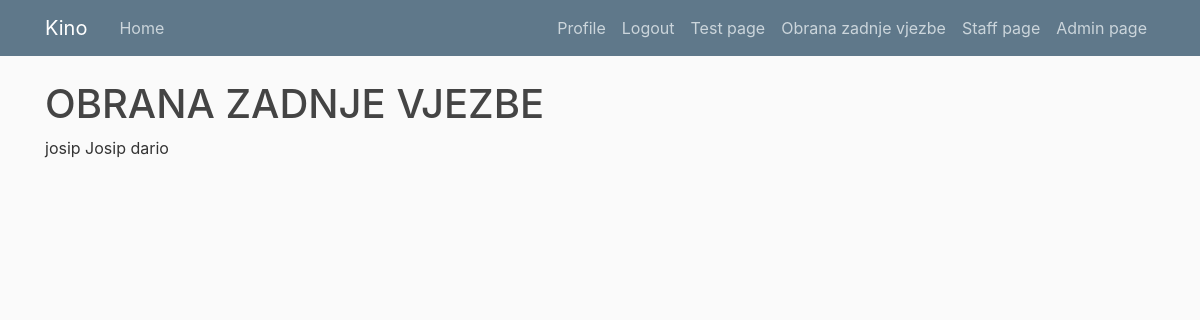
The page /obranaZadnjeVjezbe (signed in) on the database its author committed.
### kino/models.py (models this page shows, shortened)
class Tickets(models.Model):
    user = models.ForeignKey(User, on_delete = models.CASCADE)
    projekcija = models.ForeignKey(Projekcija,on_delete = models.CASCADE)
    seat_number = models.CharField(max_length = 20, default="NONE")
    broj_sjedala = models.CharField(
        max_length=10,
        choices=SEAT_CHOICE,
        default="NONE",
    )

### users/views.py (the view)
# urls.py: path("obranaZadnjeVjezbe", user_views.obrana_zadnje_vjezbe, name = "obranaZadnjeVjezbe")
def obrana_zadnje_vjezbe(request):
    najveci1 = 0
    najveci2 = 0
    najveci3 = 0
    lst_count = []
    lst_users = []
    cnt = 0
    tickets = Tickets.objects.all()
    for ticket in tickets:
        for user in tickets:
            if ticket.user == user.user:
                cnt = cnt + 1
        if(ticket.user.username not in lst_users and cnt not in lst_count):
            lst_users.append(ticket.user.username)
            lst_count.append(cnt)
        cnt = 0
    najveci1 = max(lst_count)
    lst_count.remove(max(lst_count))
    print("najveci1")
    print(najveci1)
    najveci2 = max(lst_count)
    lst_count.remove(max(lst_count))
    print("najveci2")
    print(najveci2)
    najveci3 = max(lst_count)
    lst_count.remove(max(lst_count))
    print("najveci3")
    print(najveci3)
    najveci_usr1 = users_with_x_tickets(najveci1)
    najveci_usr2 = users_with_x_tickets(najveci2)
    najveci_usr3 = users_with_x_tickets(najveci3)
    context = {
        "najveci_usr1":najveci_usr1,
        "najveci_usr2":najveci_usr2,
        "najveci_usr3":najveci_usr3
        }
    return render(request,"users/obranaZadnjeVjezbe.html",context)

### users/views.py (called while the page is built)
def users_with_x_tickets(num):
    cnt = 0
    lst = []
    lst_usernames = []
    tickets = Tickets.objects.all()
    for ticket in tickets:
        for user in tickets:
            if ticket.user == user.user:
                cnt = cnt + 1
        if cnt == num and ticket.user.username not in lst_usernames:
            lst_usernames.append(ticket.user.username)
            lst.append(ticket)
        cnt = 0
    return lst

### users/templates/users/obranaZadnjeVjezbe.html
{%extends "kino/base.html"%}
{% load crispy_forms_tags%}
{%block content%}
        <h1>OBRANA ZADNJE VJEZBE</h1>
        {%for usr in najveci_usr1%}
            {{usr.user.username}}
        {%endfor%}
        {%for usr1 in najveci_usr2%}
            {{usr1.user.username}}
        {%endfor%}
        {%for usr2 in najveci_usr3%}
            {{usr2.user.username}}
        {%endfor%}
{%endblock content%}

### kino/templates/kino/base.html (style rules this page uses)
body { background: #fafafa; color: #333333; margin-top: 5rem; }
h1, h2, h3, h4, h5, h6 { color: #444444; }

### rows shown on the page
Tickets: user.username "josip"
Tickets: user.username "Josip"
Tickets: user.username "dario"
